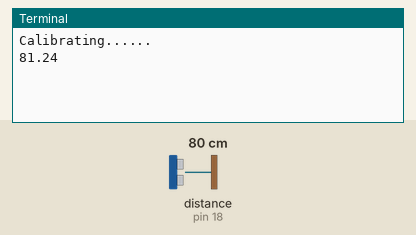
Simulated run of this program. Board: Raspberry Pi (header pin numbers). Parts: the last lines printed to the terminal. The test bench sets the inputs (shaded band); at power-on: distance to the obstacle (sensor on pin 18) 80 cm. The echo pulse lasts 58.3 µs per cm; the camera gives no picture and a still takes 0.5 s; the clock reads 2024-03-15 10:24:30 at power-on unless the program sets it.

Above: at 2.2 s.
2.3 s: distance to the obstacle (sensor on pin 18) set to 2 cm
At 6.7 s:
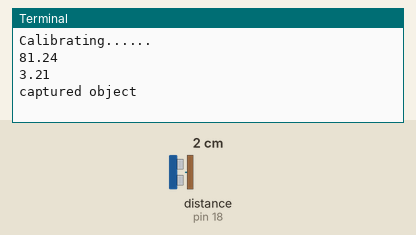
7.0 s: distance to the obstacle (sensor on pin 18) set to 4 cm
At 8.5 s:
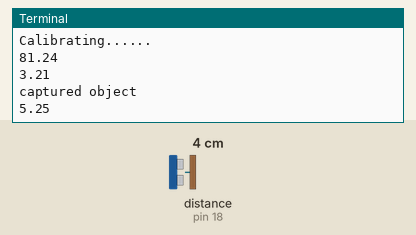
Timing chart, 0 to 10.0 s (numbered marks = the images above; inputs shaded):
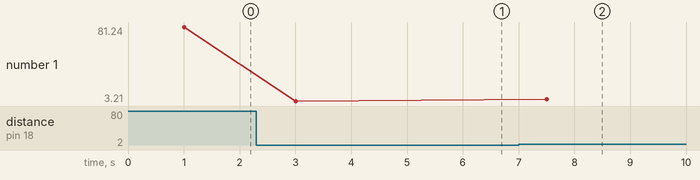

Measured:
- after the input at 2.3 s, the terminal: prints a new line after 0.71 s (image 1)
- after the input at 7.0 s, the terminal: prints a new line after 0.51 s (image 2)
- plotted number 1: 81.24 → 3.21 after the input at 2.3 s, 3.21 → 5.25 after the input at 7.0 s

The program:

camera_capture_using_Ultrasonic_sensor.py
```python
#*****************************************************************************************************
#   * Program to automatically capture image of object when object is placed across or passes by the ultrasonic sensor
#
#   * Components Required
#      * Raspberry Pi computer with a Camera Module port
#      * HC-SR04 Ultrasonic Sensor
#      * Raspberry Pi Camera 5MP Module
#
#*****************************************************************************************************

import RPi.GPIO as GPIO  # Import GPIO library
import time # Import time Library
from picamera import PiCamera
from time import sleep
camera=PiCamera()

# Declaration and initialisation of variables and Pin configuration
GPIO.setmode(GPIO.BOARD)
pulse_start=0
pulse_end=0
distance=0
pulse_duration=0
trig = 16
echo = 18
i=1
GPIO.setup(trig,GPIO.OUT)
GPIO.setup(echo,GPIO.IN)
GPIO.output(trig, False)
print ("Calibrating......")
time.sleep(1)

try:
    while True: # Creating loop to run code continuously
        # Code to Find distance:
        GPIO.output(trig,True)
        time.sleep(0.000001)
        GPIO.output(trig, False)
        while GPIO.input(echo)==0:
            pulse_start =time.time()
        while GPIO.input(echo)==1:
            pulse_end=time.time()
        pulse_duration=pulse_end-pulse_start
        distance=pulse_duration*17150
        distance=round(distance+1.15,2)
        print (distance)

        # If the distance is decreased in sensor that means some obstracle is placed and camera is turned on
        if distance<22:
            camera.start_preview()

            sleep(2)
            camera.capture('/home/pi/Desktop/captured/image%s.jpg' % i) # Image of object is captured and stored in specified location
            i=i+1
            camera.stop_preview()
            print("captured object")
        time.sleep(2)
except KeyboardInterrupt: # If any keyboard key is pressed, then the loop is breaked and program is exited
    GPIO.cleanup()
```
